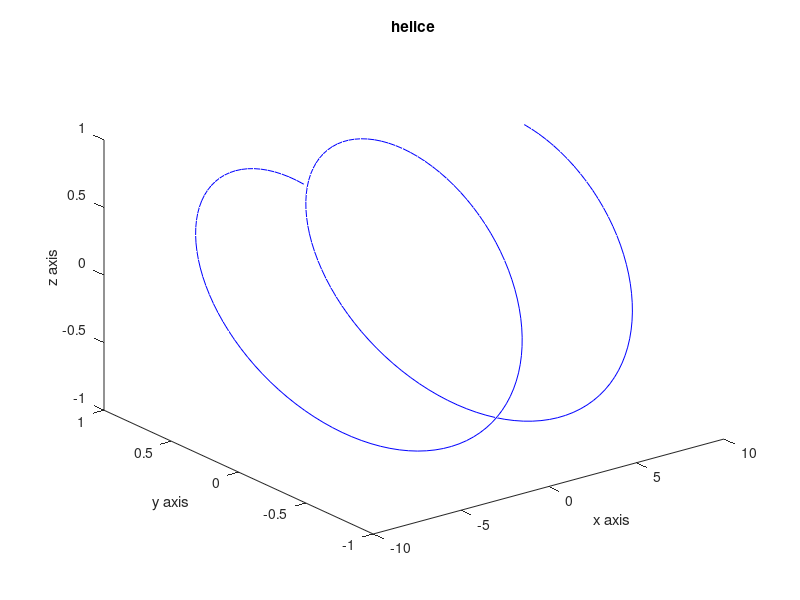

The MATLAB script that drew this image: (Note: this script raises an error after producing the figure.)
figure(2);

t = linspace(-2*pi, 2*pi, 200);

plot3(t, sin(t), cos(t), 'b-');
title('helice');
xlabel('x axis');
ylabel('y axis');
zlabel('z axis');

hold on;
set(2,'linewidth', 2);

plot3(sin(t), -cos(t), t, 'k-');

saveas(gca, 'plot3d.jpg', 'jpg');
